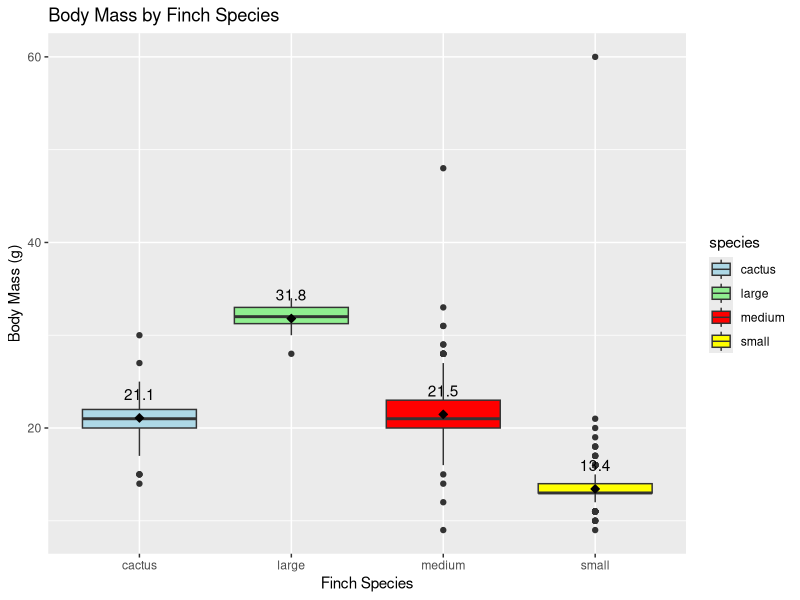

Recreate this plot in R.
#plotting the finch data
library(ggplot2)
finch <- read.csv("finch.csv", header = TRUE)
head(finch)
class(finch)
summary(finch)
#simplify
finch_simple = subset(finch, select = -c(month, day, year, day_of_year, number_of_visit, latitude, longitude, wind, pox_scale, pox_lesion))

subset(finch_simple)
#identify the morphology data
#class(finch_simple$morphology)
#convert to integer
finch_simple$beak_depth <- as.integer(finch_simple$beak_depth)
finch_simple$beak_length <- as.integer(finch_simple$beak_length) 
finch_simple$beak_width <- as.integer(finch_simple$beak_width) 
finch_simple$wing <- as.integer(finch_simple$wing) 
finch_simple$mass <- as.integer(finch_simple$mass)

#plot the correlation b/w species and mass
ggplot(finch_simple, aes(x = species, y = mass, fill = species)) +
  geom_boxplot() +
  stat_summary(fun = mean, geom = "point", shape = 23, size = 2, fill = "black", color = "black") +
  stat_summary(fun = mean, geom = "text", aes(label = round(..y.., 1)), vjust = -1.5, color = "black") +
  labs(title = "Body Mass by Finch Species", x = "Finch Species", y = "Body Mass (g)") +
  scale_fill_manual(values = c("cactus" = "lightblue", "large" = "lightgreen", "medium" = "red", "small" = "yellow"))
